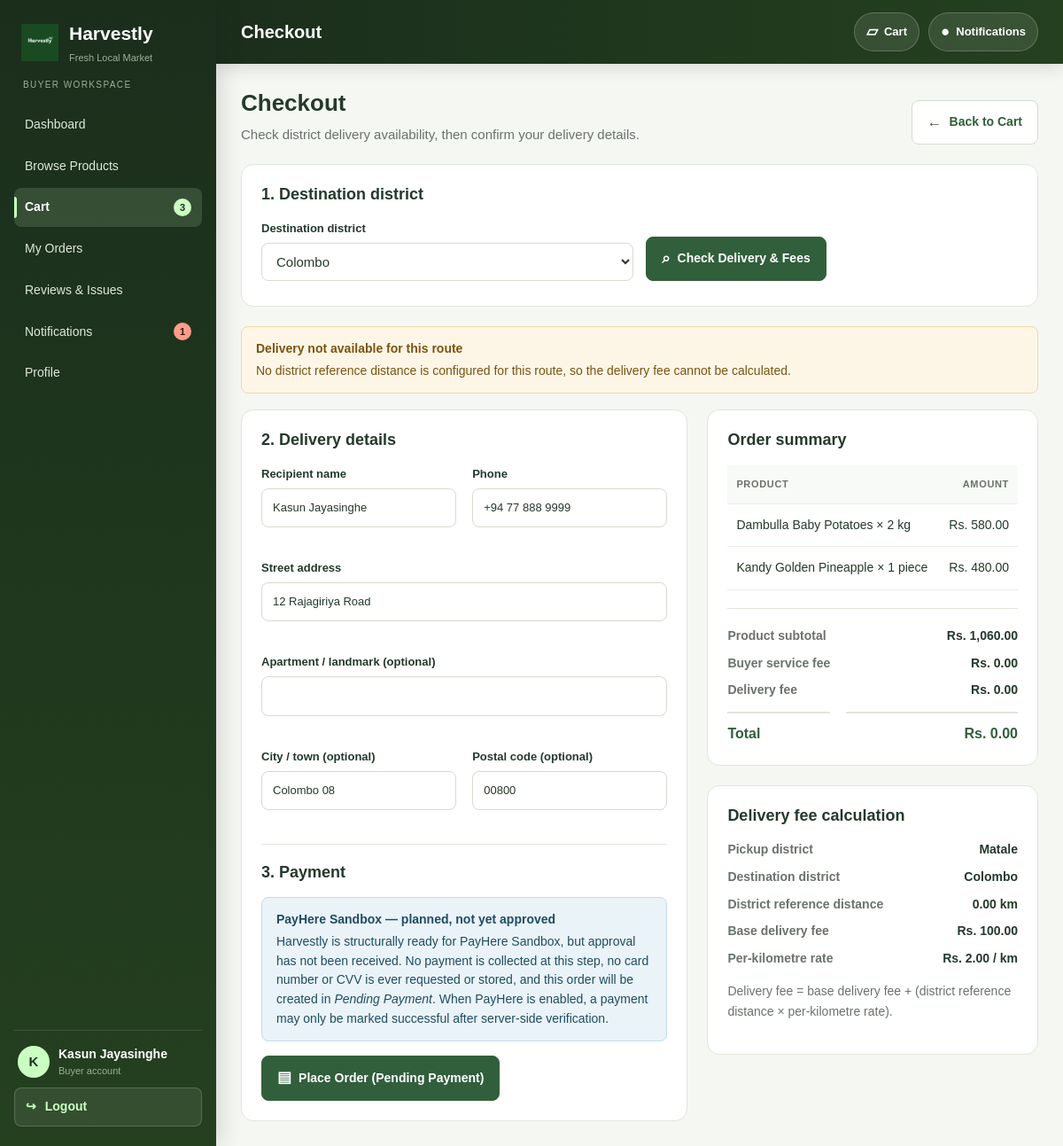
The app's page /Controller/Buyer/CheckoutController.php (signed in) with its own data.
### tables this page shows
CREATE TABLE IF NOT EXISTS buyer_profiles (
    buyer_id BIGINT UNSIGNED PRIMARY KEY,
    default_address_line1 VARCHAR(180) NULL,
    default_address_line2 VARCHAR(180) NULL,
    default_city_town VARCHAR(100) NULL,
    default_postal_code VARCHAR(20) NULL,
    default_district_id SMALLINT UNSIGNED NULL,
    created_at TIMESTAMP NOT NULL DEFAULT CURRENT_TIMESTAMP,
    updated_at TIMESTAMP NOT NULL DEFAULT CURRENT_TIMESTAMP ON UPDATE CURRENT_TIMESTAMP,
    CONSTRAINT fk_buyer_user
        FOREIGN KEY (buyer_id) REFERENCES users(user_id),
    CONSTRAINT fk_buyer_default_district
        FOREIGN KEY (default_district_id) REFERENCES districts(district_id)
);

CREATE TABLE IF NOT EXISTS users (
    user_id BIGINT UNSIGNED AUTO_INCREMENT PRIMARY KEY,
    role ENUM('BUYER','FARMER','COURIER_PARTNER','ADMIN') NOT NULL,
    full_name VARCHAR(120) NOT NULL,
    email VARCHAR(190) NOT NULL,
    password_hash VARCHAR(255) NOT NULL,
    phone VARCHAR(25) NULL,
    account_status ENUM('PENDING','ACTIVE','REJECTED','SUSPENDED') NOT NULL DEFAULT 'PENDING',
    last_login_at DATETIME NULL,
    created_at TIMESTAMP NOT NULL DEFAULT CURRENT_TIMESTAMP,
    updated_at TIMESTAMP NOT NULL DEFAULT CURRENT_TIMESTAMP ON UPDATE CURRENT_TIMESTAMP,
    UNIQUE KEY uq_users_email (email),
    KEY idx_users_role_status (role, account_status)
);

CREATE TABLE IF NOT EXISTS products (
    product_id BIGINT UNSIGNED AUTO_INCREMENT PRIMARY KEY,
    farmer_id BIGINT UNSIGNED NOT NULL,
    category_id SMALLINT UNSIGNED NOT NULL,
    product_name VARCHAR(150) NOT NULL,
    description TEXT NULL,
    unit_price DECIMAL(12,2) NOT NULL,
    available_quantity DECIMAL(12,3) NOT NULL DEFAULT 0.000,
    unit_label VARCHAR(30) NOT NULL DEFAULT 'kg',
    listing_type ENUM('AVAILABLE_NOW','HARVEST_SOON','SEASONAL') NOT NULL,
    growing_method ENUM('ORGANIC','CONVENTIONAL','MIXED') NULL,
    shelf_life_reference_id BIGINT UNSIGNED NULL,
    harvest_date DATE NULL,
    available_from_date DATE NULL,
    season_start_date DATE NULL,
    season_end_date DATE NULL,
    best_before_date DATE NULL,
    storage_guidance TEXT NULL,
    listing_status ENUM('ACTIVE','INACTIVE','EXPIRED','SOLD_OUT') NOT NULL DEFAULT 'ACTIVE',
    created_at TIMESTAMP NOT NULL DEFAULT CURRENT_TIMESTAMP,
    updated_at TIMESTAMP NOT NULL DEFAULT CURRENT_TIMESTAMP ON UPDATE CURRENT_TIMESTAMP,
    CONSTRAINT fk_product_farmer
        FOREIGN KEY (farmer_id) REFERENCES users(user_id),
    CONSTRAINT fk_product_category
        FOREIGN KEY (category_id) REFERENCES product_categories(category_id),
    CONSTRAINT fk_product_shelf_reference
        FOREIGN KEY (shelf_life_reference_id) REFERENCES shelf_life_references(shelf_life_reference_id),
    KEY idx_product_farmer_status (farmer_id, listing_status),
    KEY idx_product_category_status (category_id, listing_status),
    KEY idx_product_listing_type (listing_type),
    KEY idx_product_best_before (best_before_date),
    KEY idx_product_name (product_name)
);

CREATE TABLE IF NOT EXISTS cart_items (
    cart_item_id BIGINT UNSIGNED AUTO_INCREMENT PRIMARY KEY,
    cart_id BIGINT UNSIGNED NOT NULL,
    product_id BIGINT UNSIGNED NOT NULL,
    quantity DECIMAL(12,3) NOT NULL,
    added_at TIMESTAMP NOT NULL DEFAULT CURRENT_TIMESTAMP,
    updated_at TIMESTAMP NOT NULL DEFAULT CURRENT_TIMESTAMP ON UPDATE CURRENT_TIMESTAMP,
    CONSTRAINT fk_cart_item_cart
        FOREIGN KEY (cart_id) REFERENCES carts(cart_id),
    CONSTRAINT fk_cart_item_product
        FOREIGN KEY (product_id) REFERENCES products(product_id),
    UNIQUE KEY uq_cart_product (cart_id, product_id)
);

### View/Buyer/checkout.php (the view, shortened to what the rows shown need)
<?php
require_once __DIR__ . '/../../config/app.php';
require __DIR__ . '/includes/layout.php';
?>
<section class="buyer-title">
    <div>
        <h2>Checkout</h2>
    </div>
</section>
<div class="buyer-detail-layout">
    <div>
        <?php if ($quote && $quote['routeAvailable']): ?>
        <form class="buyer-panel" method="post" action="<?= e(buyerRoute('CheckoutController.php')) ?>" data-once="1">
            <h3>2. Delivery details</h3>
            <div class="buyer-form-grid">
                <div class="buyer-field">
                    <span>Recipient name</span>
                    <input type="text" name="fullName" value="<?= e((string)($profile['full_name'] ?? '')) ?>" required>
                </div>
                <div class="buyer-field">
                    <span>Phone</span>
                    <input type="tel" name="phone" value="<?= e((string)($profile['phone'] ?? '')) ?>" required>
                </div>
                <div class="buyer-field buyer-field--wide">
                    <span>Street address</span>
                    <input type="text" name="address" value="<?= e((string)($profile['default_address_line1'] ?? '')) ?>" required>
                </div>
                <div class="buyer-field buyer-field--wide">
                    <span>Apartment / landmark (optional)</span>
                    <input type="text" name="address2" value="<?= e((string)($profile['default_address_line2'] ?? '')) ?>">
                </div>
                <div class="buyer-field">
                    <span>City / town (optional)</span>
                    <input type="text" name="city" value="<?= e((string)($profile['default_city_town'] ?? '')) ?>">
                </div>
                <div class="buyer-field">
                    <span>Postal code (optional)</span>
                    <input type="text" name="postal" value="<?= e((string)($profile['default_postal_code'] ?? '')) ?>">
                </div>
            </div>
            <hr class="buyer-hr">
            <h3>3. Payment</h3>
            <div class="buyer-alert info" style="margin-bottom:16px">
                <strong>PayHere Sandbox &mdash; planned, not yet approved</strong>
                Harvestly is structurally ready for PayHere Sandbox, but approval has not been received.
                No payment is collected at this step, no card number or CVV is ever requested or stored,
                and this order will be created in <em>Pending Payment</em>. When PayHere is enabled, a
                payment may only be marked successful after server-side verification.
            </div>
            <button class="buyer-button" type="submit">
                <span class="material-symbols-outlined" aria-hidden="true">receipt_long</span>
                <span>Place Order (Pending Payment)</span>
            </button>
        </form>
        <?php endif; ?>
    </div>
    <div>
        <section class="buyer-panel">
            <div class="buyer-table-wrap">
                <table class="buyer-table">
                    <thead>
                        <tr><th>Product</th><th class="buyer-num">Amount</th></tr>
                    </thead>
                    <tbody>
                    <?php foreach ($cartItems as $item): ?>
                        <tr>
                            <td><?= e($item['name']) ?> &times; <?= e(rtrim(rtrim(number_format((float)$item['quantity'], 3), '0'), '.')) ?> <?= e($item['unit']) ?></td>
                            <td class="buyer-num"><?= e(harvestlyMoney((float)$item['price'] * (float)$item['quantity'])) ?></td>
                        </tr>
                    <?php endforeach; ?>
                    </tbody>
                </table>
            </div>
        </section>
    </div>
</div>

### records on screen
buyer_profiles: fullName "Kasun Jayasinghe", phone "+94 77 888 9999", address "12 Rajagiriya Road", city "Colombo 08", postal "00800"
products: product_name "Dambulla Baby Potatoes", cart_items.quantity "2", unit_label "kg", unit_price.quantity "Rs. 580.00"
products: product_name "Kandy Golden Pineapple", cart_items.quantity "1", unit_label "piece", unit_price.quantity "Rs. 480.00"

### other values on screen
$item['label'] "Dashboard"
$item['label'] "Browse Products"
$item['label'] "Cart"
$item['count'] "3"
$item['label'] "My Orders"
$item['label'] "Reviews & Issues"
$item['label'] "Notifications"
$item['count'] "1"
$item['label'] "Profile"
$initials "K"
$displayName "Kasun Jayasinghe"
$title "Checkout"
$quoteError "No district reference distance is configured for this route, so the delivery fee cannot be calculated."
harvestlyMoney($subtotal) "Rs. 1,060.00"
harvestlyMoney($quote['serviceFee']) "Rs. 0.00"
